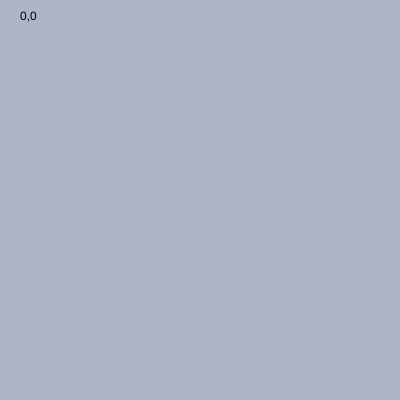
Frame 1 (no input)
Frame 60 (no input): identical to frame 1, image omitted
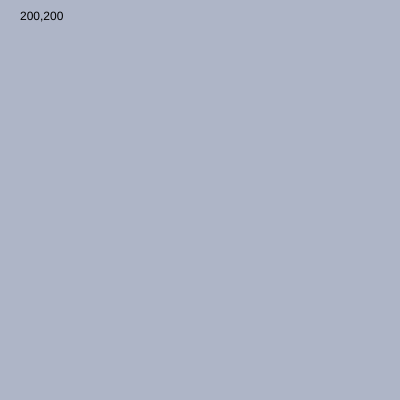
Frame 120 (the mouse pressed at the canvas centre since frame 60)

The p5.js sketch that drew these frames (run headless with seeded random() and noise() and a simulated clock; from frame 60 on, the mouse is pressed at the canvas centre):

// p5.js sketch
// ── sketch.js
const color = {
    "sky": "#AEB5C7",
    "ocean": "#6894D1",
    "sand": "#FDD427",
    "treebark": "#71573D",
    "treeleaves": "#9CC756"
}
const bnw = {
    "sky": "#AEB5C7",
    "ocean": "#6894D1",
    "sand": "#FDD427",
    "treebark": "#71573D",
    "treeleaves": "#9CC756"
}

colorOptions = [color, bnw]
colorIndex = 0;
let chosenColor;

function setup() {
    createCanvas(400, 400);
}

function draw() {
    chosenColor = colorOptions[colorIndex];
    background(chosenColor.sky);
    mouseLocation();
}

function mouseLocation() {
    fill(0)
    text(`${int(mouseX)},${int(mouseY)}`, 20, 20);
}

// ── style.css
html,
body {
    margin: 0;
    height: 100%;
    padding: 0;
    align-items: center;
    justify-content: center;
    display: flex;
}

canvas {
    display: block;
}

/* style.css */
#canvas-container {
    display: flex;
    justify-content: center;
    /* Adds margin below the canvas to ensure space before the button */
    margin-bottom: 20px;
}

/* CSS variables for easy theming of the switch */
:root {
    --switch-track: #6894D1;
    /* track (off) */
    --switch-track-checked: #c0c0c0ff;
    /* track (on) - bootstrap primary */
    --switch-knob: #ffffff;
    /* knob color */
    --switch-knob-shadow: rgba(0, 0, 0, 0.4);
    --switch-width: 60px;
    --switch-height: 34px;
    --switch-knob-size: 26px;
}


/* Switch styles */

/* Place the switch at the bottom center of the viewport */
#switch-container {
    position: fixed;
    bottom: 18px;
    left: 50%;
    transform: translateX(-50%);
    z-index: 9999;
    pointer-events: auto;
}

.switch {
    display: inline-block;
}

.switch input {
    display: none;
}

.switch-label {
    width: var(--switch-width);
    height: var(--switch-height);
    background: var(--switch-track);
    display: block;
    border-radius: 999px;
    position: relative;
    cursor: pointer;
    transition: background 0.18s ease, box-shadow 0.18s ease;
}

.switch-label::after {
    content: '';
    width: var(--switch-knob-size);
    height: var(--switch-knob-size);
    background: var(--switch-knob);
    border-radius: 50%;
    position: absolute;
    top: calc((var(--switch-height) - var(--switch-knob-size)) / 2);
    left: 4px;
    box-shadow: 0 1px 3px var(--switch-knob-shadow);
    transition: transform 0.18s ease;
}

.switch input:checked+.switch-label {
    background: var(--switch-track-checked);
}

.switch input:checked+.switch-label::after {
    transform: translateX(calc(var(--switch-width) - var(--switch-knob-size) - 8px));
}

.switch-label:focus {
    outline: 2px solid rgba(13, 110, 253, 0.18);
    outline-offset: 3px;
}

.switch-caption {
    font-size: 0.95rem;
    color: #333;
}
